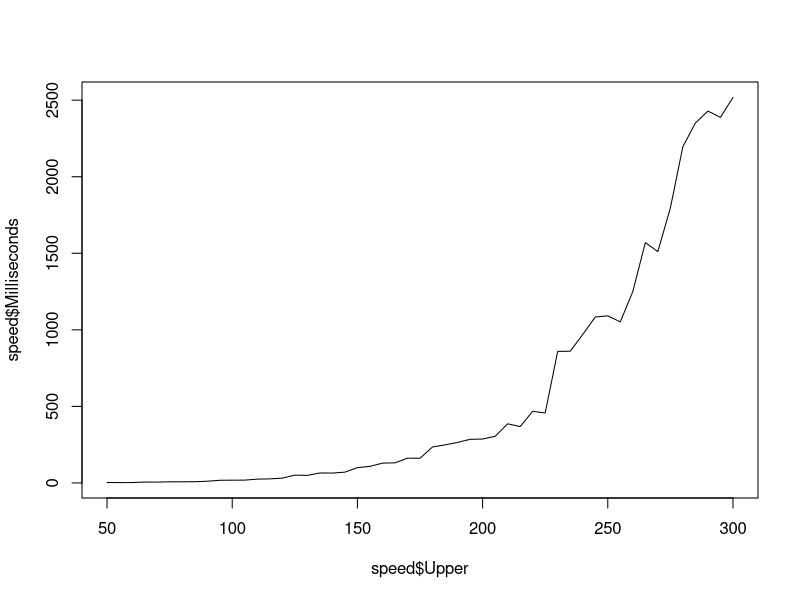
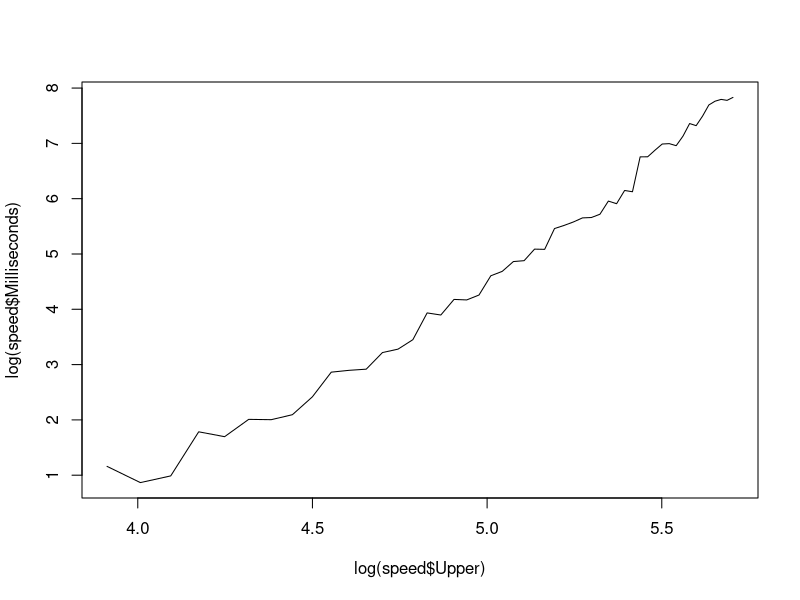

These figures' R source, in order:

read.table('speed_in_milliseconds.txt') -> speed
colnames(speed) = c("Upper", "Milliseconds")
speed
plot(speed$Upper, speed$Milliseconds, type="l")
plot(log(speed$Upper), log(speed$Milliseconds), type="l")
speed = cbind(speed, LogUpper=log(speed$Upper), LogMS=log(speed$Milliseconds))
speed
lm(LogMS ~ LogUpper, data=speed) -> lmout

#' Return estimate run time in milliseconds.
estimate_run_time = function(upper, lmout){
    exp(predict(lmout, data.frame(LogUpper=log(upper))))
}

#' Print total run time.
estimate_total_run_time = function(upper_1, upper_2, lmout){
    time = 0
    for(upper in upper_1:upper_2){
        time = time + estimate_run_time(upper, lmout) / 1000
    }
    cat("The estimated total run tim is: ", time, " seconds.")
    return(time)
}

estimate_total_run_time(60, 1000, lmout)/3600
